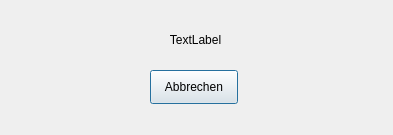
<?xml version="1.0" encoding="UTF-8"?>
<ui version="4.0">
 <class>connectDialog</class>
 <widget class="QDialog" name="connectDialog">
  <property name="geometry">
   <rect>
    <x>0</x>
    <y>0</y>
    <width>393</width>
    <height>135</height>
   </rect>
  </property>
  <property name="windowTitle">
   <string>Verbinde</string>
  </property>
  <widget class="QLabel" name="connectLabel">
   <property name="geometry">
    <rect>
     <x>30</x>
     <y>30</y>
     <width>331</width>
     <height>20</height>
    </rect>
   </property>
   <property name="text">
    <string>TextLabel</string>
   </property>
   <property name="alignment">
    <set>Qt::AlignCenter</set>
   </property>
  </widget>
  <widget class="QPushButton" name="connectCancelButton">
   <property name="geometry">
    <rect>
     <x>150</x>
     <y>70</y>
     <width>88</width>
     <height>34</height>
    </rect>
   </property>
   <property name="text">
    <string>Abbrechen</string>
   </property>
  </widget>
 </widget>
 <resources/>
 <connections/>
</ui>
